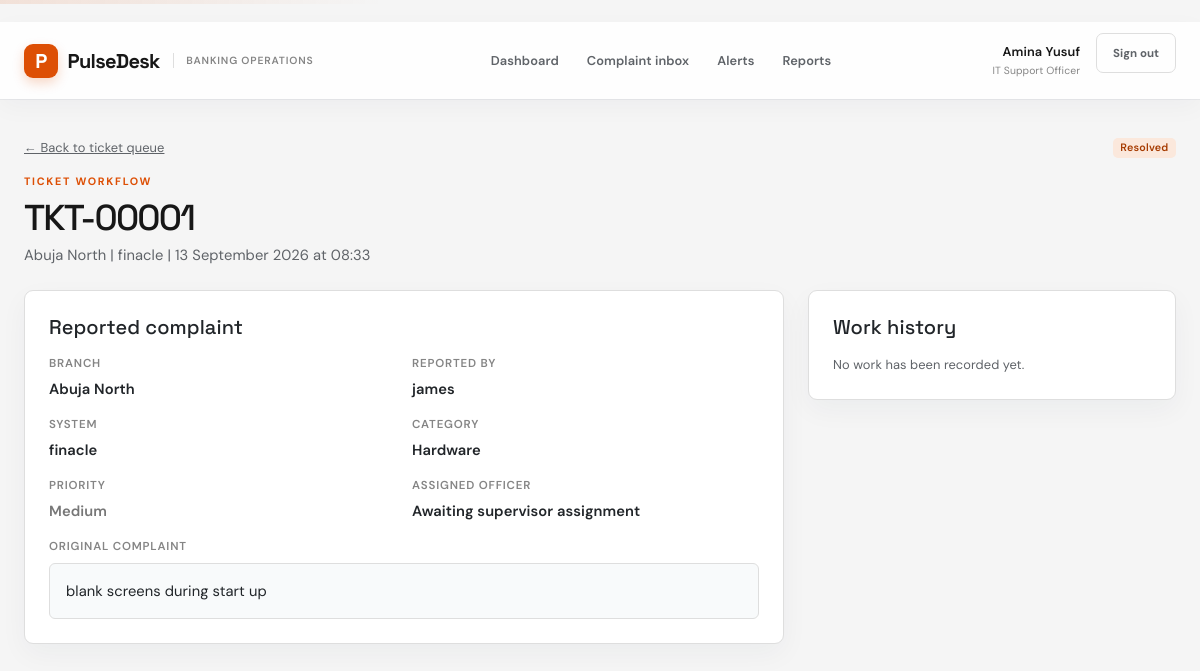
Page /tickets/1 (signed in) on the committed database.
### app.py (models this page shows)
class User(db.Model):
    id = db.Column(db.Integer, primary_key=True)
    name = db.Column(db.String(120), nullable=False)
    email = db.Column(db.String(160), unique=True, nullable=False)
    password = db.Column(db.String(255), nullable=False)
    role = db.Column(db.String(40), nullable=False, default="IT Support Officer")

class Ticket(db.Model):
    id = db.Column(db.Integer, primary_key=True)
    ticket_number = db.Column(db.String(30), unique=True, nullable=False)
    branch_id = db.Column(db.Integer, db.ForeignKey("branch.id"), nullable=False)
    reported_by = db.Column(db.String(120), nullable=False)
    category = db.Column(db.String(80), nullable=False)
    system = db.Column(db.String(100), nullable=False)
    description = db.Column(db.Text, nullable=False)
    priority = db.Column(db.String(20), nullable=False, default="Medium")
    status = db.Column(db.String(30), nullable=False, default="Open")
    assigned_to = db.Column(db.String(120))
    created_at = db.Column(db.DateTime, nullable=False, default=datetime.utcnow)
    resolved_at = db.Column(db.DateTime)

class Branch(db.Model):
    id = db.Column(db.Integer, primary_key=True)
    branch_name = db.Column(db.String(120), nullable=False)
    location = db.Column(db.String(120), nullable=False)
    tickets = db.relationship("Ticket", backref="branch", lazy=True)

### app.py (the view)
@app.route("/tickets/<int:ticket_id>")
@login_required
def ticket_detail(ticket_id):
    ticket = db.get_or_404(Ticket, ticket_id)
    user = current_user()
    template = "ticket_detail_workflow.html"
    approvals = {
        approval.role: approval
        for approval in TicketApproval.query.filter_by(ticket_id=ticket.id).all()
    }
    return render_template(
        template,
        ticket=ticket,
        activities=TicketActivity.query.filter_by(ticket_id=ticket.id)
        .order_by(TicketActivity.created_at.asc())
        .all(),
        approvals=approvals,
        agents=User.query.filter_by(role="IT Support Officer").order_by(User.name).all(),
        can_update=ticket.assigned_to == user.name,
    )

### app.py (called while the page is built)
def current_user():
    user_id = session.get("user_id")
    return db.session.get(User, user_id) if user_id else None

@app.context_processor
def inject_user():
    return {"current_user": current_user()}

def login_required(view):
    @wraps(view)
    def wrapped(*args, **kwargs):
        if not session.get("user_id"):
            return redirect(url_for("login", next=request.path))
        return view(*args, **kwargs)
    return wrapped

### templates/ticket_detail_workflow.html (shortened to what this page needs)
{% extends "base.html" %}
{% block content %}
  <div class="d-flex flex-wrap justify-content-between align-items-start gap-3 mb-4">
    <div>
      <a class="small text-secondary" href="{{ url_for('tickets') }}">&larr; Back to ticket queue</a>
      <div class="eyebrow mt-3 mb-2">Ticket workflow</div>
      <h1 class="page-title mb-1">{{ ticket.ticket_number }}</h1>
      <p class="text-secondary mb-0">{{ ticket.branch.branch_name }} | {{ ticket.system }} | {{ ticket.created_at.strftime("%d %B %Y at %H:%M") }}</p>
    </div>
    <span class="badge status-{{ ticket.status|lower|replace(' ', '-') }} detail-status">{{ ticket.status }}</span>
  </div>
  <div class="row g-4 align-items-start">
    <div class="col-xl-8">
      <section class="card bg-white p-4 mb-4">
        <h2 class="h5 mb-3">Reported complaint</h2>
        <div class="row g-3">
          <div class="col-sm-6"><div class="detail-label">Branch</div><div class="detail-value">{{ ticket.branch.branch_name }}</div></div>
          <div class="col-sm-6"><div class="detail-label">Reported by</div><div class="detail-value">{{ ticket.reported_by }}</div></div>
          <div class="col-sm-6"><div class="detail-label">System</div><div class="detail-value">{{ ticket.system }}</div></div>
          <div class="col-sm-6"><div class="detail-label">Category</div><div class="detail-value">{{ ticket.category }}</div></div>
          <div class="col-sm-6"><div class="detail-label">Priority</div><div class="detail-value priority-{{ ticket.priority|lower }}">{{ ticket.priority }}</div></div>
          <div class="col-sm-6"><div class="detail-label">Assigned officer</div><div class="detail-value">{{ ticket.assigned_to or 'Awaiting supervisor assignment' }}</div></div>
          <div class="col-12"><div class="detail-label">Original complaint</div><div class="description-box">{{ ticket.description }}</div></div>
        </div>
      </section>
    </div>
    <aside class="col-xl-4">
      <section class="card bg-white p-4">
        <h2 class="h5 mb-3">Work history</h2>
        {% for activity in activities %}
          <div class="workflow-entry">
            <div class="d-flex justify-content-between gap-2">
              <strong class="small">{{ activity.action }}</strong>
              <time class="small text-secondary">{{ activity.created_at.strftime("%d %b, %H:%M") }}</time>
            </div>
            <div class="small text-secondary">{{ activity.actor.name }}</div>
            <p class="small mb-0 mt-1">{{ activity.message }}</p>
          </div>
        {% else %}
          <p class="small text-secondary mb-0">No work has been recorded yet.</p>
        {% endfor %}
      </section>
    </aside>
  </div>
{% endblock %}

### templates/base.html (shortened to what this page needs)
﻿<!doctype html>
<html lang="en">
  <head>
    <link
      href="https://cdn.jsdelivr.net/npm/bootstrap@5.3.3/dist/css/bootstrap.min.css"
      rel="stylesheet"
    >
    {% if style_version %}
      <link rel="stylesheet" href="{{ url_for('static', filename='style.css', v=style_version) }}">
    {% endif %}
  </head>
  <body
    data-login-path="{{ url_for('login') }}"
    data-login-page="{{ 'true' if request.endpoint == 'login' else 'false' }}"
  >
      <nav class="navbar navbar-expand-lg app-navbar {{ 'login-navbar' if request.endpoint == 'login' }}">
        <div class="container-fluid px-4">
          <a class="navbar-brand" href="{{ url_for('dashboard') }}">
            <span class="brand-mark">P</span>
            <span>PulseDesk</span>
            <span class="brand-caption">Banking operations</span>
          </a>
          {% if current_user %}
            <div class="collapse navbar-collapse" id="main-nav">
              <div class="navbar-nav mx-auto gap-lg-1">
                <a
                  class="nav-link {{ 'active' if request.endpoint == 'dashboard' }}"
                  href="{{ url_for('dashboard') }}"
                >
                  Dashboard
                </a>
                {% if current_user.role == 'IT Support Officer' %}
                  <a
                    class="nav-link {{ 'active' if request.endpoint in ['complaints', 'new_ticket'] }}"
                    href="{{ url_for('complaints') }}"
                  >
                    Complaint inbox
                  </a>
                {% endif %}
                <a
                  class="nav-link {{ 'active' if request.endpoint in ['alerts', 'alert_detail'] }}"
                  href="{{ url_for('alerts') }}"
                >
                  Alerts
                </a>
                <a
                  class="nav-link {{ 'active' if request.endpoint in ['reports', 'report_csv'] }}"
                  href="{{ url_for('reports') }}"
                >
                  Reports
                </a>
              </div>
              <div class="account-menu">
                <div class="account-identity">
                  <span class="account-name">{{ current_user.name }}</span>
                  <span class="account-role">{{ current_user.role }}</span>
                </div>
                <form method="post" action="{{ url_for('logout') }}">
                  <button class="btn btn-outline-dark btn-sm">Sign out</button>
                </form>
              </div>
            </div>
          {% endif %}
        </div>
      </nav>
    <main class="container-fluid px-4 py-4">
      {% block content %}{% endblock %}
    </main>
  </body>
</html>

### static/style.css (style rules this page uses)
:root { --ink: #171717; --muted: #737373; --line: #e5e5e5; --mint: #fbe8dc; --cream: #f7f7f7; --coral: #dd4f05; --warm: #fff7ed; }
body { background: var(--cream); color: var(--ink); font-family: 'DM Sans', sans-serif; }
.navbar { background: #fff; min-height: 70px; }
.navbar-brand, h1, h2, h3, h4 { font-family: 'Space Grotesk', sans-serif; }
.navbar-brand { font-weight: 700; color: var(--ink); letter-spacing: -.5px; }
.brand-mark { display: inline-grid; place-items: center; width: 29px; height: 29px; margin-right: 7px; border-radius: 8px; background: var(--coral); color: white; }
.nav-link { color: var(--muted); font-size: .88rem; }
.eyebrow { color: var(--coral); font-size: .75rem; font-weight: 700; letter-spacing: .13em; text-transform: uppercase; }
.page-title { font-size: clamp(1.8rem, 3vw, 2.65rem); letter-spacing: -1.6px; }
.card { border: 1px solid var(--line); border-radius: 10px; box-shadow: 0 5px 20px rgba(24, 33, 38, .035); }
.badge { font-weight: 600; padding: .45em .7em; }
.status-resolved { background: var(--mint); color: #a63b00; }
.priority-medium { color: #777777; }
.account-menu { display: flex; align-items: center; gap: .8rem; }
.account-identity { display: flex; flex-direction: column; align-items: flex-end; gap: .18rem; }
.account-name { font-size: .8rem; font-weight: 600; }
.detail-status { font-size: .82rem; }
.detail-label { color: var(--muted); font-size: .72rem; letter-spacing: .07em; text-transform: uppercase; }
.detail-value { font-weight: 600; margin-top: .35rem; }
.description-box { background: var(--cream); border: 1px solid var(--line); margin-top: .45rem; padding: 1rem; white-space: pre-wrap; }
:root { --ink: #171717; --ink-soft: #5f6368; --muted: #858585; --line: #dedede; --paper: #ffffff; --cream: #f5f5f5; --navy: #171717; --navy-deep: #000000; --teal: #dd4f05; --teal-soft: #fbe8dc; --orange: #dd4f05; --warm: #fff7ed; --coral: #dd4f05; --mint: #fbe8dc; }
body { background: var(--cream); color: var(--ink); font-size: .92rem; letter-spacing: .005em; }
body::before { background: linear-gradient(90deg, rgba(221, 79, 5, .12), transparent 32%); content: ""; height: 4px; left: 0; position: fixed; right: 0; top: 0; z-index: 1031; }
.app-navbar { background: rgba(255, 255, 255, .94); box-shadow: 0 1px 0 rgba(16, 42, 67, .06), 0 8px 24px rgba(16, 42, 67, .035); min-height: 76px; padding-bottom: .7rem; padding-top: .7rem; }
.navbar-brand { align-items: center; color: var(--navy); display: flex; gap: .6rem; letter-spacing: -.7px; }
.brand-mark { background: var(--orange); border-radius: 9px; box-shadow: 0 5px 12px rgba(221, 79, 5, .22); height: 34px; margin-right: 0; width: 34px; }
.brand-caption { border-left: 1px solid var(--line); color: var(--muted); font-family: 'DM Sans', sans-serif; font-size: .65rem; font-weight: 600; letter-spacing: .08em; margin-left: .25rem; padding-left: .75rem; text-transform: uppercase; }
.nav-link { border-radius: 7px; color: var(--ink-soft); font-size: .8rem; font-weight: 600; padding: .55rem .75rem !important; }
.account-menu { gap: 1rem; }
.account-identity { gap: .1rem; }
.account-name { color: var(--navy); font-size: .8rem; }
.account-role { color: var(--muted); font-size: .65rem; }
.account-menu .btn { border-color: var(--line); border-radius: 7px; color: var(--ink-soft); font-size: .72rem; font-weight: 700; }
main.container-fluid { max-width: 1520px; padding-bottom: 3rem !important; padding-top: 2.4rem !important; }
.eyebrow { color: var(--orange); font-size: .67rem; letter-spacing: .16em; }
.page-title { color: var(--navy); font-size: clamp(1.9rem, 3vw, 2.7rem); letter-spacing: -1.8px; }
h2, h3, h4, h5 { color: var(--navy); }
.text-secondary, .small.text-secondary { color: var(--ink-soft) !important; }
.btn { border-radius: 7px; font-size: .78rem; font-weight: 700; padding: .65rem 1rem; }
.card { border: 1px solid var(--line); border-radius: 9px; box-shadow: 0 10px 28px rgba(16, 42, 67, .045); }
.stat-label, .detail-label { color: var(--muted); font-weight: 600; }
.badge { border-radius: 5px; font-size: .67rem; letter-spacing: .02em; }
.status-resolved { background: var(--teal-soft); color: #a63b00; }
.description-box { background: #f8fafb; border-color: var(--line); border-radius: 6px; }

### rows in the picture
User: name "Amina Yusuf", role "IT Support Officer"
Ticket: ticket_number "TKT-00001", system "finacle", created_at "13 September 2026 at 08:33", status "Resolved", reported_by "james", category "Hardware", priority "Medium", assigned_to "Awaiting supervisor assignment", description "blank screens during start up"
Branch: branch.branch_name "Abuja North"
